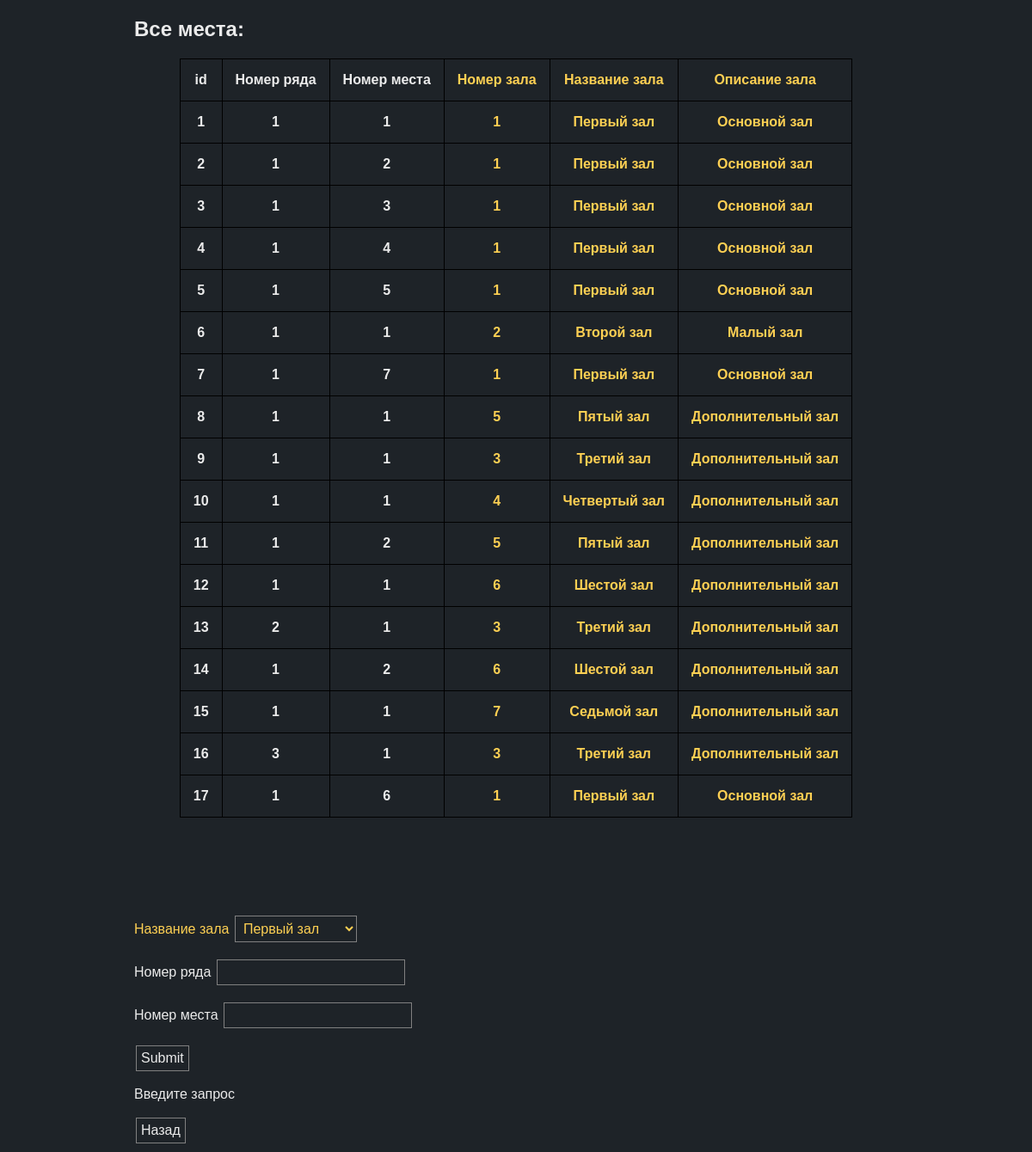
Page /php/submit_seats.php on the committed database.
### tables this page shows
create table seats
(
    id              int not null auto_increment,
    primary key (id),
    cinema_halls_id int not null references cinema_halls (id),
    foreign key (cinema_halls_id) references cinema_halls (id),
    row_index       int not null,
    seat_index      int not null
);

create table cinema_halls
(
    id           int                 not null auto_increment,
    primary key (id),
    name_of_hall varchar(256) unique not null,
    description  varchar(256)
);

### php/render_seats.php (the view, shortened to what this page needs)
<?php
function render_seats(): string
{
    $html = '<h2>Все места:</h2>
        <table>
        <tr>
            <th>id</th>
            <th>Номер ряда</th>
            <th>Номер места</th>
            <th class="foreign_items">Номер зала</th>
            <th class="foreign_items">Название зала</th>
            <th class="foreign_items">Описание зала</th>
        </tr>';
    $db = Utils::getPDO();
    foreach ($db->query('select seats.id seats_pk, cinema_halls_id, row_index, seat_index, name_of_hall, description from kinos.seats join cinema_halls ch on ch.id = seats.cinema_halls_id order by seats_pk') as $row) {
        $html .= "<tr>
                      <th>{$row['seats_pk']}</th>
                      <th>{$row['row_index']}</th>
                      <th>{$row['seat_index']}</th>
                      <th class='foreign_items'>{$row['cinema_halls_id']}</th>
                      <th class='foreign_items'>{$row['name_of_hall']}</th>
                      <th class='foreign_items'>{$row['description']}</th>
                  </tr>";
    }
    $html .= "</table>";
    return $html;
}

### php/style.css (style rules this page uses)
table, th, td { border: 1px solid black; border-collapse: collapse; margin: 0 auto; }
th { padding: 15px; }
table { margin-bottom: 7rem; }
html, body { background-color: #1e2328; color: #ebebeb; font-family: 'Work Sans', sans-serif; }
.foreign_items { color: #fed053; }

### rows in the picture
seats: id "1", row_index "1", seat_index "1", cinema_halls "1", cinema_halls.name_of_hall "Первый зал", cinema_halls.description "Основной зал"
seats: id "2", row_index "1", seat_index "2", cinema_halls "1", cinema_halls.name_of_hall "Первый зал", cinema_halls.description "Основной зал"
seats: id "3", row_index "1", seat_index "3", cinema_halls "1", cinema_halls.name_of_hall "Первый зал", cinema_halls.description "Основной зал"
seats: id "4", row_index "1", seat_index "4", cinema_halls "1", cinema_halls.name_of_hall "Первый зал", cinema_halls.description "Основной зал"
seats: id "5", row_index "1", seat_index "5", cinema_halls "1", cinema_halls.name_of_hall "Первый зал", cinema_halls.description "Основной зал"
seats: id "6", row_index "1", seat_index "1", cinema_halls "2", cinema_halls.name_of_hall "Второй зал", cinema_halls.description "Малый зал"
seats: id "7", row_index "1", seat_index "7", cinema_halls "1", cinema_halls.name_of_hall "Первый зал", cinema_halls.description "Основной зал"
seats: id "8", row_index "1", seat_index "1", cinema_halls "5", cinema_halls.name_of_hall "Пятый зал", cinema_halls.description "Дополнительный зал"
seats: id "9", row_index "1", seat_index "1", cinema_halls "3", cinema_halls.name_of_hall "Третий зал", cinema_halls.description "Дополнительный зал"
seats: id "10", row_index "1", seat_index "1", cinema_halls "4", cinema_halls.name_of_hall "Четвертый зал", cinema_halls.description "Дополнительный зал"
seats: id "11", row_index "1", seat_index "2", cinema_halls "5", cinema_halls.name_of_hall "Пятый зал", cinema_halls.description "Дополнительный зал"
seats: id "12", row_index "1", seat_index "1", cinema_halls "6", cinema_halls.name_of_hall "Шестой зал", cinema_halls.description "Дополнительный зал"
seats: id "13", row_index "2", seat_index "1", cinema_halls "3", cinema_halls.name_of_hall "Третий зал", cinema_halls.description "Дополнительный зал"
seats: id "14", row_index "1", seat_index "2", cinema_halls "6", cinema_halls.name_of_hall "Шестой зал", cinema_halls.description "Дополнительный зал"
seats: id "15", row_index "1", seat_index "1", cinema_halls "7", cinema_halls.name_of_hall "Седьмой зал", cinema_halls.description "Дополнительный зал"
seats: id "16", row_index "3", seat_index "1", cinema_halls "3", cinema_halls.name_of_hall "Третий зал", cinema_halls.description "Дополнительный зал"
seats: id "17", row_index "1", seat_index "6", cinema_halls "1", cinema_halls.name_of_hall "Первый зал", cinema_halls.description "Основной зал"

### other values in the picture
$post_result["message"] "Введите запрос"
form field cinema_halls_id "Первый зал"
